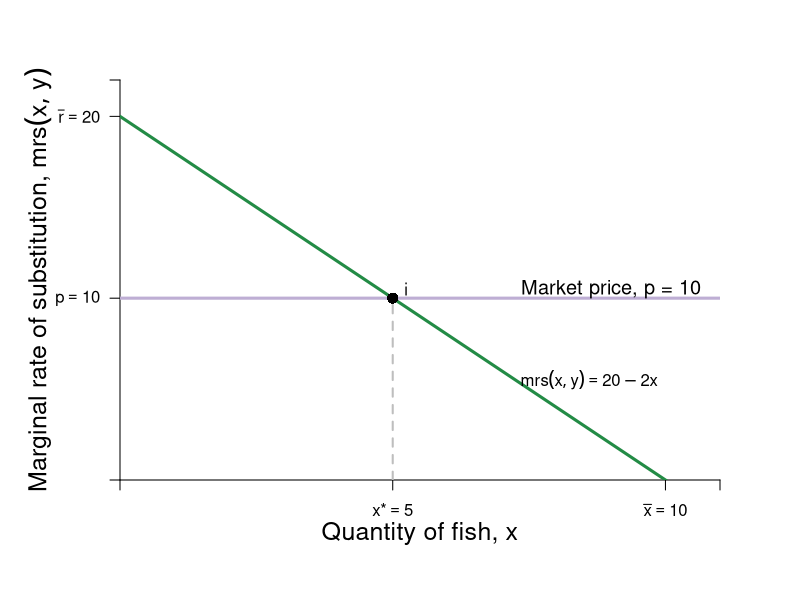

Reproduce this figure in R.
require(shape)
pdf(file = "indmarketdemand/mrs_price_jane.pdf", width = 9, height = 7)

#Set parameters for graphics
axislabelsize <- 1.5
labelsize <- 1.2
graphlinewidth <- 3
segmentlinewidth <- 2

COL <- c("#7fc97f", "#beaed4", "#fdc086", "#ffff99", "#386cb0", "#f0027f", "#bf5b17", "#666666")
COLA <- c("#99d8c9","#66c2a4","#41ae76", "#238b45", "#005824")
COLB <- c("#4eb3d3", "#2b8cbe", "#0868ac","#084081")

par(mar =  c(6, 6, 4, 4))

mrsA <- function(x, rmax = 20, xmax = 10) {
  rmax - (rmax/xmax)*x
}

# uA <- function(x, y, rmax, rmax = 20, xmax = 10) {
#   y + rmax*x - (1/2)(rmax/xmax)*x^2
# }

xlims <- c(0, 11)
ylims <- c(0, 22)

npts <- 501 
x <- seq(xlims[1], xlims[2], length.out = npts)
y <- seq(ylims[1], ylims[2], length.out = npts) 
a <- c(46.08, 55, 64)
b <- c(46.08, 55, 64)

plot(0, 0, xlim = xlims, ylim = ylims, type = "n",
     xlab = expression(paste("")),
     ylab = expression(paste("")), 
     xaxt = "n", 
     yaxt = "n", 
     cex.lab = axislabelsize, 
     bty = "n",
     xaxs="i", 
     yaxs="i")

# ticksy <- seq(from = 0, to = ylims[2], by = 2)
# ylabels <- seq(from = 0, to = ylims[2], by = 2)
# ticksx <- seq(from = 0, to = xlims[2], by = 2)
# xlabels <- seq(from = 0, to = xlims[2], by = 2)
ticksy <- c(0, 10, 20, ylims[2])
ylabels <- c(NA, expression(paste(p == 10)), expression(paste(bar(r) == 20)), NA)
ticksx <- c(0, 5, 10, xlims[2])
xlabels <- c(NA, expression(paste(x,"*") == 5), expression(paste(bar(x)==10)), NA)

axis(1, at = ticksx, pos = 0, labels = xlabels)
axis(2, at = ticksy, pos = 0, labels = ylabels, las = 1)

npts <- 500 
xx1 <- seq(xlims[1], xlims[2], length.out = npts)

#xpoly <- c(0, 10, 0)
#ypoly <- c(5, 5, 10)
#polygon(x = xpoly, y = ypoly, col = COL[4], density=NULL, border = NA)

#Lines for mrs graph
lines(xx1, mrsA(xx1, rmax = 20, xmax = 10), col = COLA[4], lwd = graphlinewidth)

segments(0, 10, xlims[2], 10, lty = 1, col = COL[2] , lwd = graphlinewidth)
segments(5, 0, 5, 10, lty = 2, col = "gray" , lwd = segmentlinewidth)

#Label axes
mtext(expression(paste("Quantity of fish, ", x)), side=1, line = 2.5, cex = axislabelsize)
text(-1.5, 0.5*ylims[2], expression(paste("Marginal rate of substitution, ", mrs(x,y))), xpd = TRUE, cex = axislabelsize, srt = 90) 

points(5, 10, pch = 16, col = "black", cex = 1.5)
text(5.25, 10.5, expression(i))

#segments(4.11765, 6.17647, 5.88, 8.88, lty = 1, col = COL[2] , lwd = graphlinewidth)
text(9, 10.5, expression("Market price, p = 10"), cex = labelsize)
#text(7.3, 2.5, expression("Curve"))
#Arrows(7.3, 3.5, 7.3, 6.1, col = "black", lty = 1, lwd = 2, arr.type = "triangle", arr.lwd = 0.5)

#Label the iso-welfare functions for the HG, Aisha
# text(3.8, 1.5, expression(u[1]^A))
# text(4.6, 1.5, expression(u[2]^A))
# text(5.5, 1.5, expression(u[3]^A))
#text(6.6, 8.3, expression(u[4]^A))


#Label the indifference curves for the HG, Betty
# text(7.6, 17, expression(u[1]^B))
# text(6.75, 17, expression(u[2]^B))
# text(6, 17, expression(u[3]^B))
#text(3.4, 6.9, expression(v[4]^B))

#Label mrs function
text(8.6, 5.5, expression(paste(mrs(x,y) == 20 - 2*x)))
#Arrows(10, 7.5, 10, 5, col = "black", lty = 1, lwd = 2, arr.type = "triangle", arr.lwd = 0.5)

#Label satiation
#text(20, 3.5, expression(paste(bar(x) == "Point")))
#text(20, 3, expression(paste("of Satiation")))
#Arrows(20, 2.5, 20, 0.5, col = "black", lty = 1, lwd = 2, arr.type = "triangle", arr.lwd = 0.5)

#Label highest willingness to pay
#text(5, 10, expression("Consumer Surplus"))
#text(5, 9, expression(paste(CS==frac(1, 2)*bgroup("(",bar(r) - p,")")*x)))
#Arrows(5, 8.5, 5, 6, col = "black", lty = 1, lwd = 2, arr.type = "triangle", arr.lwd = 0.5)

dev.off()
